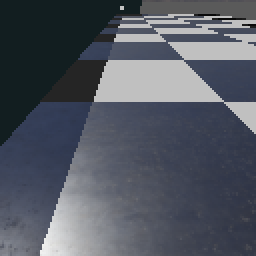
#> input picture Competencias/Robocup_2022/refactored_code/img.png, 128 x 128 px, found by its file name (shown 2 times larger)
$ python camera_processing.py
#> lines starting #> are read from the running program, lines starting #| are printed output that depends on the picture; after the words box and inside, x2 and y2 are one past the last pixel; in counts of white or black regions, pixels touching at a corner belong together
import cv2 as cv
import numpy as np
import utilities
import imutils

def flatten_image(image):
    tile_size = 100
    tiles_up = 2
    tiles_side = 1

    warp_coef_x = 1#1.2
    warp_coef_y = 1#.037

    tile_size_x = tile_size * warp_coef_x
    tile_size_y = tile_size * warp_coef_y

    minimum_x = tile_size * tiles_side
    maximum_x = tile_size * (tiles_side + 1)
    minimum_y = tile_size * (tiles_up - 1)
    maximum_y = tile_size * tiles_up

    img_points = np.array(([38, 30* 0.980], [91, 30* 0.980],  [111, 50 * 1.008],  [20, 50* 1.008],), dtype=np.float32)
    final_points = np.array(([minimum_x, minimum_y],  [maximum_x, minimum_y], [maximum_x, maximum_y], [minimum_x, maximum_y],), dtype=np.float32)

    ipm_matrix = cv.getPerspectiveTransform(img_points, final_points)
    final_x = tile_size * ((tiles_side * 2) + 1)
    final_y = tile_size * (tiles_up + 1)
    ipm = cv.warpPerspective(image, ipm_matrix, (final_x, final_y), flags=cv.INTER_NEAREST)

    return ipm

# [43 lines left out: functions overlay_image_alpha, join_camera_images, not called in this run]

def rotate_image(image, robot_rotation):
    rot = utilities.normalizeDegs(robot_rotation)
    return imutils.rotate(image, rot)

# [13 lines left out: function get_floor_image, not called in this run]

if __name__ == "__main__":
    img = cv.imread("/home/ale/rescate_laberinto/Competencias/Robocup_2022/refactored_code/img.png")
#> img is the input picture: shape (128, 128, 3); mean B, G, R 98, 87.8, 82.6
    img1 = flatten_image(img)
#> in flatten_image, `ipm = cv.warpPerspective(image, ipm_matrix, (final_x, final_y), flags=..`:
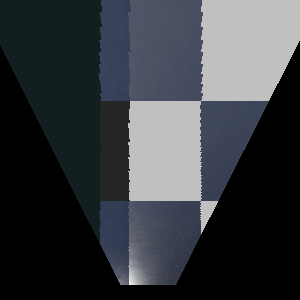
#> ipm: shape (300, 300, 3); mean B, G, R 64.2, 59.3, 55.7
    for y, row in enumerate(img1):
        for x, pixel in enumerate(row):
            if y % 100 == 0 or x % 100 == 0:
                img1[y][x] = [255, 255, 255]
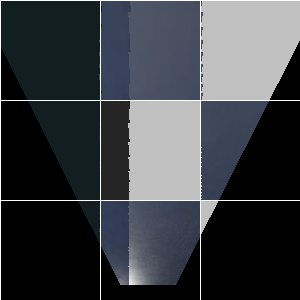
#> img1: shape (300, 300, 3); 1.99% of pixels changed, all inside (x1, y1, x2, y2) = (0, 0, 300, 300)
    cv.imwrite("/home/ale/rescate_laberinto/Competencias/Robocup_2022/refactored_code/img2.png", img1)
    cv.waitKey(0)
